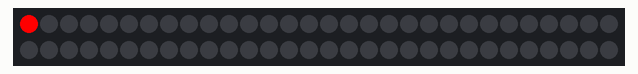
This program was run on a simulated ESP32 board running MicroPython. Parts: 60 RGB LEDs in strip order, left to right, continuing on the next row.

Above: at 0.15 s.
At 0.8 s:
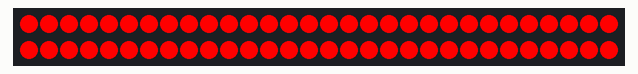

The program:

demo14_fire_detect_sensor_main.py
```python
from machine import Pin
from time import sleep
from neopixel import NeoPixel


# define ws281x RGB light strip.
# 60 is the number of light.
led = Pin(2, Pin.OUT)
np = NeoPixel(led, 60)

# define fire detect sensor.
fire_detect_sensor = Pin(4, Pin.IN)

# define a function to light up the strip.
def light_up(color):
    for i in range(60):
        np[i] = color
        np.write()
        sleep(0.01)


while True:
    if fire_detect_sensor.value() == 1:
        # if sound level is below normal level will be green lights.
        color = (0, 255, 0)   # green
        light_up(color)
        sleep(0.5)
    else:
        color = (255, 0, 0)  # red
        light_up(color)
        sleep(0.5)
```
